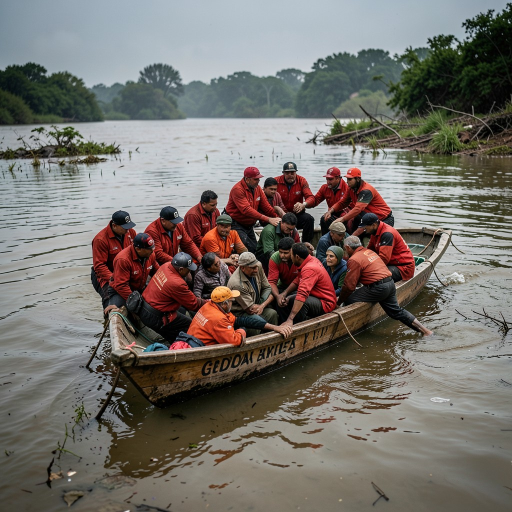
#> input picture data/test_nvidia_flux_klein.jpg, 1024 x 1024 px (shown at 1/2 size); its folder holds only this picture in this run
$ python -i verifier.py   (imports and definitions only)
#> lines starting #> are read from the running program, lines starting #| are printed output that depends on the picture
#> further down, picture is the input picture: PIL image 1024x1024 RGB; mean R, G, B 116.5, 111.8, 106.1
import logging
import io
from pathlib import Path
from typing import Optional, List, Dict
import httpx
from PIL import Image, ImageDraw, ImageFont
from ...config import settings

logger = logging.getLogger(__name__)

# Curated high-resolution royalty-free editorial news imagery by beat & category
TOPIC_IMAGE_POOLS: Dict[str, List[str]] = {
    "breaking": [
        "https://images.unsplash.com/photo-1585829365295-ab7cd400c167?w=1920&q=85",  # Newsroom
        "https://images.unsplash.com/photo-1495020689067-958852a7765e?w=1920&q=85",  # Breaking news press
        "https://images.unsplash.com/photo-1526470608268-f674ce90ebd4?w=1920&q=85",  # Live broadcast camera
        "https://images.unsplash.com/photo-1572949645841-094f3a9c4c94?w=1920&q=85",  # Media coverage
    ],
    "geopolitics": [
        "https://images.unsplash.com/photo-1541872703-74c5e44368f9?w=1920&q=85",  # International summit / flags
        "https://images.unsplash.com/photo-1529107386315-e1a2ed48a620?w=1920&q=85",  # Government hall
        "https://images.unsplash.com/photo-1517048676732-d65bc937f952?w=1920&q=85",  # Diplomatic conference
        "https://images.unsplash.com/photo-1568992687947-868a62a9f521?w=1920&q=85",  # Global assembly
    ],
    "tech": [
        "https://images.unsplash.com/photo-1518770660439-4636190af475?w=1920&q=85",  # Microchip / AI
        "https://images.unsplash.com/photo-1451187580459-43490279c0fa?w=1920&q=85",  # Digital Earth / Datacenter
        "https://images.unsplash.com/photo-1531482615713-2afd69097998?w=1920&q=85",  # Tech workspace
        "https://images.unsplash.com/photo-1550751827-4bd374c3f58b?w=1920&q=85",  # Cybersecurity server
    ],
    "economy": [
        "https://images.unsplash.com/photo-1611974789855-9c2a0a7236a3?w=1920&q=85",  # Financial market charts
        "https://images.unsplash.com/photo-1590283603385-17ffb3a7f29f?w=1920&q=85",  # Trading terminal
        "https://images.unsplash.com/photo-1526304640581-d334cdbbf45e?w=1920&q=85",  # Global business
        "https://images.unsplash.com/photo-1486406146926-c627a92ad1ab?w=1920&q=85",  # Financial skyscrapers
    ],
    "science": [
        "https://images.unsplash.com/photo-1507413245164-6160d8298b31?w=1920&q=85",  # Science research
        "https://images.unsplash.com/photo-1446776811953-b23d57bd21aa?w=1920&q=85",  # Earth from orbit
        "https://images.unsplash.com/photo-1451187580459-43490279c0fa?w=1920&q=85",  # Space deep field
        "https://images.unsplash.com/photo-1532094349884-543bc11b234d?w=1920&q=85",  # Scientific laboratory
    ],
    "india": [
        "https://images.unsplash.com/photo-1524492412937-b28074a5d7da?w=1920&q=85",  # India landmark / monument
        "https://images.unsplash.com/photo-1570168007204-dfb528c6958f?w=1920&q=85",  # Delhi skyline / urban
        "https://images.unsplash.com/photo-1587474260584-136574528ed5?w=1920&q=85",  # New Delhi architecture
        "https://images.unsplash.com/photo-1506461883276-594a12b11cf3?w=1920&q=85",  # Parliament & government
    ],
    "general": [
        "https://images.unsplash.com/photo-1504711434969-e33886168f5c?w=1920&q=85",  # Journalistic camera
        "https://images.unsplash.com/photo-1586339949916-3e9457bef6d3?w=1920&q=85",  # Broadcast news studio
        "https://images.unsplash.com/photo-1526304640581-d334cdbbf45e?w=1920&q=85",  # Global business
        "https://images.unsplash.com/photo-1495020689067-958852a7765e?w=1920&q=85",  # Newspaper press
    ]
}


# [13 lines left out: function get_unique_topic_fallback, not called in this run]


class ImageVerifierAndRenderer:
    """Verifies image relevance and renders YouTube Standard Full HD (1920x1080) broadcast graphic slides."""

    def __init__(self, target_width: int = 1920, target_height: int = 1080):
        self.width = target_width
        self.height = target_height

    # [10 lines left out: function _get_font, not called in this run]

    async def fetch_web_image(self, url: str) -> Optional[Image.Image]:
        """Attempt to fetch an image from the web and validate format."""
        if not url or not url.startswith("http"):
            return None
        try:
            headers = {
                "User-Agent": "Mozilla/5.0 (Windows NT 10.0; Win64; x64) AppleWebKit/537.36"
            }
            async with httpx.AsyncClient(timeout=8.0, follow_redirects=True) as client:
                resp = await client.get(url, headers=headers)
                if resp.status_code == 200 and ("image" in resp.headers.get("content-type", "") or len(resp.content) > 10000):
                    img = Image.open(io.BytesIO(resp.content)).convert("RGB")
                    if img.width >= 400 and img.height >= 250:
                        return img
        except Exception as e:
            logger.debug(f"Failed to fetch image from {url}: {e}")
        return None

    def resize_and_crop(self, img: Image.Image) -> Image.Image:
        """Crop and resize image to exact 16:9 target dimensions (1920x1080)."""
        target_ratio = self.width / self.height
        img_ratio = img.width / img.height
#> img_ratio = 1

        if img_ratio > target_ratio:
            new_width = int(img.height * target_ratio)
            left = (img.width - new_width) // 2
            img = img.crop((left, 0, left + new_width, img.height))
        else:
            new_height = int(img.width / target_ratio)
#> new_height = 576
            top = (img.height - new_height) // 2
#> top = 224
            img = img.crop((0, top, img.width, top + new_height))
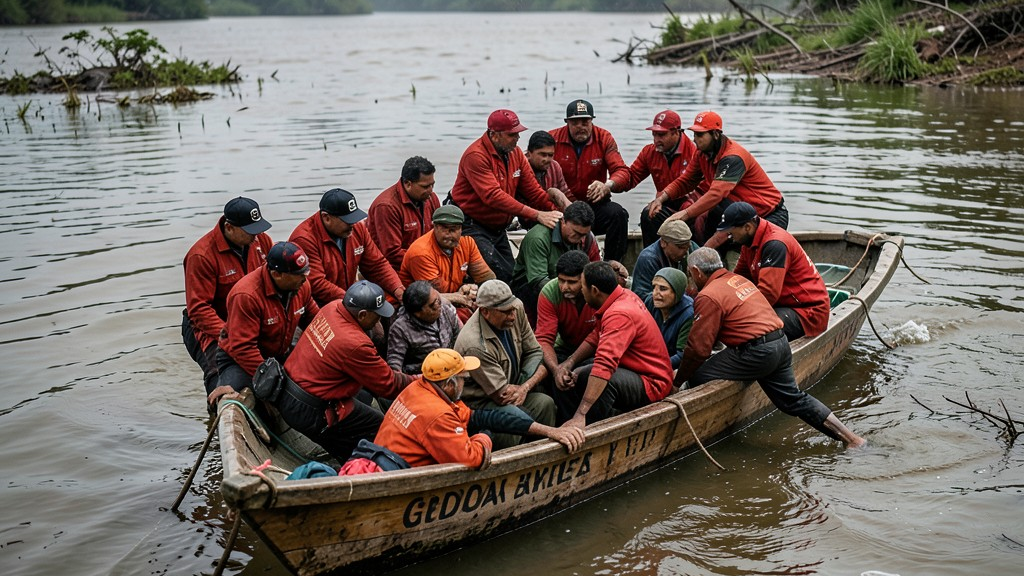
#> img: PIL image 1024x576 RGB; mean R, G, B 118.5, 106.8, 100.4

        return img.resize((self.width, self.height), Image.Resampling.LANCZOS)

    # [250 lines left out: functions render_broadcast_slide, verify_image_with_nvidia_vision, verify_image_with_gemini_vision, verify_image_suitability, not called in this run]

>>> from PIL import Image
>>> picture = Image.open('../../../../data/test_nvidia_flux_klein.jpg')
>>> result = ImageVerifierAndRenderer().resize_and_crop(picture)
